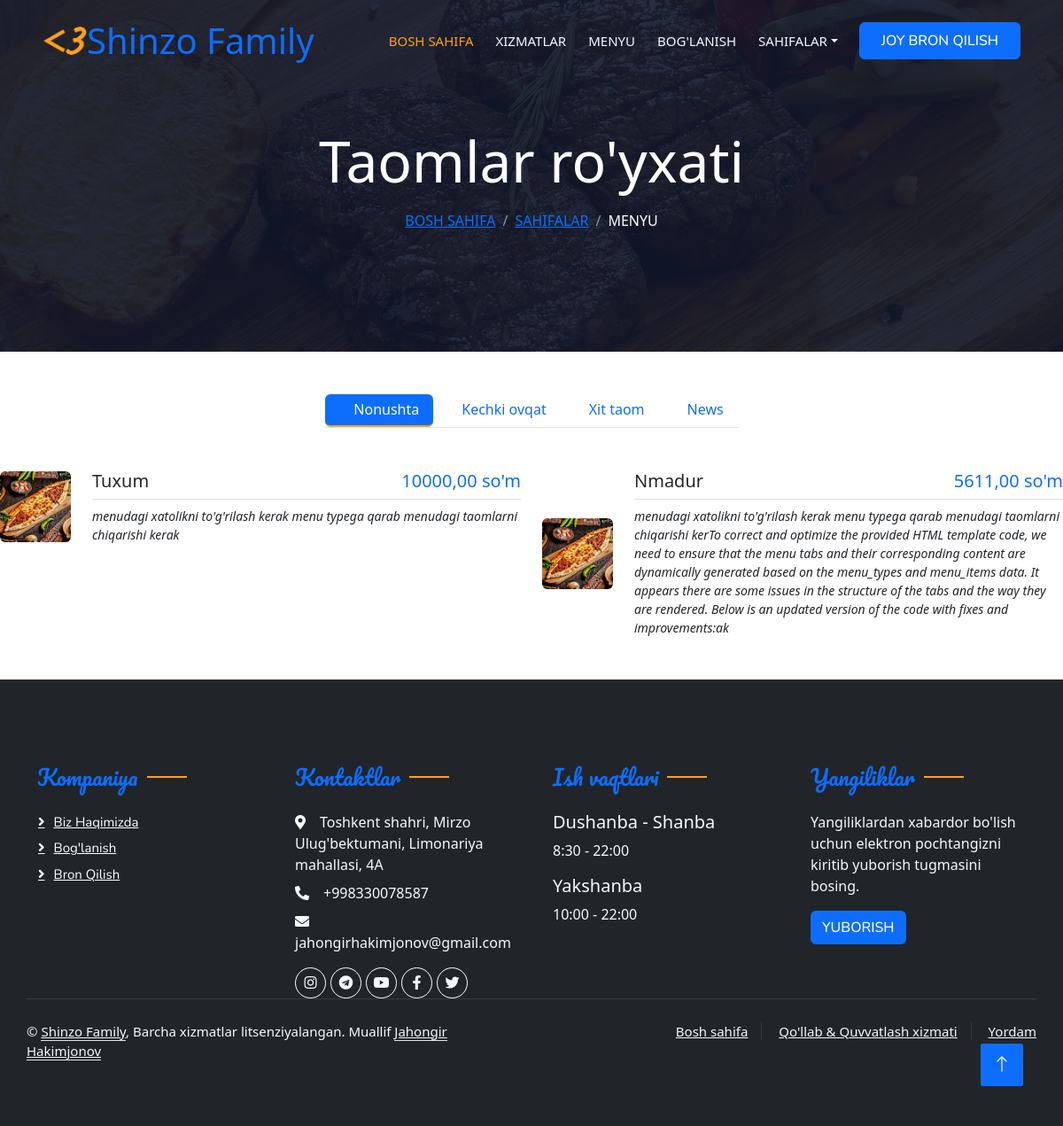
The app's page /menu/ with its own data.
### apps/restaurant/models.py (models this page shows, shortened)
class Home(AbstractBaseModel):
    name = models.CharField(max_length=255)
    title = models.CharField(max_length=255)
    description = models.TextField()
    address = models.TextField()
    phone = models.ForeignKey(
        PhoneNumbers,
        related_name="home_phone",
        on_delete=models.CASCADE,
        null=True,
        blank=True,
    )
    email = models.ForeignKey(
        Emails,
        related_name="home_email",
        on_delete=models.CASCADE,
        null=True,
        blank=True,
    )
    website = models.URLField()
    facebook = models.URLField()
    instagram = models.URLField()
    twitter = models.URLField()
    telegram = models.URLField()
    youtube = models.URLField()
    youtube_video = models.URLField()
    image = models.ImageField(upload_to="home/")
    logo = models.ImageField(upload_to="home/")
    class Meta:
        verbose_name = "Home"
        verbose_name_plural = "Home"
        db_table = "home"

class MenuType(models.Model):
    title = models.CharField(max_length=100)
    class Meta:
        verbose_name = "Menu Type"
        verbose_name_plural = "Menu Types"
        db_table = "menu_type"

class Menu(models.Model):
    menu_type = models.ForeignKey(MenuType, related_name='menu_items', on_delete=models.CASCADE)
    title = models.CharField(max_length=100)
    description = models.TextField()
    price = models.DecimalField(max_digits=8, decimal_places=2)
    image = models.ImageField(upload_to='menu_images', null=True, blank=True, default='/static/image/food.jpg')

class PhoneNumbers(AbstractBaseModel):
    title = models.CharField(max_length=255)
    phone = models.CharField(max_length=20)
    class Meta:
        verbose_name = "Phone Number"
        verbose_name_plural = "Phone Numbers"
        db_table = "phone_numbers"
    def __str__(self):
        return self.phone

class Emails(AbstractBaseModel):
    title = models.CharField(max_length=255)
    email = models.EmailField()
    class Meta:
        verbose_name = "Email"
        verbose_name_plural = "Emails"
        db_table = "emails"
    def __str__(self):
        return self.email

class WorkTime(AbstractBaseModel):
    day = models.CharField(max_length=255)
    start_time = models.TimeField()
    end_time = models.TimeField()
    class Meta:
        verbose_name = "Work Time"
        verbose_name_plural = "Work Times"
        db_table = "work_time"

### apps/restaurant/views.py (the view, shortened to what this page needs)
# urls.py: path("menu/", MenuView.as_view(), name="menu"),
class MenuView(ListView):
    template_name = 'menu.html'
    context_object_name = 'menu_types'
    form_class = UserCreateForm
    success_url = reverse_lazy("restaurant:menu")
    def get_queryset(self):
        return MenuType.objects.all()

### apps/restaurant/views.py (called while the page is built)
def worktimes(request):
    worktime = WorkTime.objects.all()
    return {"worktime": worktime}

def contacts(request):
    home = Home.objects.first()
    return {"home": home}

### templates/menu.html (shortened to what this page needs)
{% extends 'base.html' %}
{% load static %}
{% block content %}
    <div class="container-xxl py-5 bg-dark hero-header mb-5">
        <div class="container text-center my-5 pt-5 pb-4">
            <h1 class="display-3 text-white mb-3 animated slideInDown">Taomlar ro'yxati</h1>
            <nav aria-label="breadcrumb">
                <ol class="breadcrumb justify-content-center text-uppercase">
                    <li class="breadcrumb-item"><a href="{% url 'restaurant:home' %}">Bosh sahifa</a></li>
                    <li class="breadcrumb-item"><a href="#">Sahifalar</a></li>
                    <li class="breadcrumb-item text-white active" aria-current="page">Menyu</li>
                </ol>
            </nav>
        </div>
    </div>
    {% include 'section/menu_section.html' %}
{% endblock %}

### templates/base.html (shortened to what this page needs)
{% load static %}
<!DOCTYPE html>
<html lang="en" xmlns="http://www.w3.org/1999/html">
<head>
    <link href="https://cdnjs.cloudflare.com/ajax/libs/font-awesome/5.10.0/css/all.min.css" rel="stylesheet">
    <link href="https://cdn.jsdelivr.net/npm/bootstrap-icons@1.4.1/font/bootstrap-icons.css" rel="stylesheet">
    <link href="{% static 'lib/animate/animate.min.css' %}" rel="stylesheet">
    <link href="{% static 'lib/owlcarousel/assets/owl.carousel.min.css' %}" rel="stylesheet">
    <link href="{% static 'lib/tempusdominus/css/tempusdominus-bootstrap-4.min.css' %}" rel="stylesheet"/>
    <link href="{% static 'css/bootstrap.min.css' %}" rel="stylesheet">
    <link href="{% static 'css/style.css' %}" rel="stylesheet">
</head>
<body>
<div class="container-xxl bg-white p-0">
    <div class="container-xxl position-relative p-0">
        <nav class="navbar navbar-expand-lg navbar-dark bg-dark px-4 px-lg-5 py-3 py-lg-0">
            <a href="{% url 'restaurant:home' %}" class="navbar-brand p-0">
                <div class="d-flex align-items-center">
                    <img src="/media/{{ home.logo }}" alt="logo" class="img-fluid" style="height: 50px;">
                    <h1 class="text-primary m-0">{{ home.name }}</h1>
                </div>
            </a>
            <div class="collapse navbar-collapse" id="navbarCollapse">
                <div class="navbar-nav ms-auto py-0 pe-4">
                    <a href="{% url 'restaurant:home' %}" class="nav-item nav-link active">Bosh sahifa</a>
                    <a href="{% url 'restaurant:service' %}" class="nav-item nav-link">Xizmatlar</a>
                    <a href="{% url 'restaurant:menu' %}" class="nav-item nav-link">Menyu</a>
                    <a href="{% url 'restaurant:contact' %}" class="nav-item nav-link">Bog'lanish</a>
                    <div class="nav-item dropdown">
                        <a href="#" class="nav-link dropdown-toggle" data-bs-toggle="dropdown">Sahifalar</a>
                    </div>
                </div>
                <a href="{% url 'restaurant:booking' %}" class="btn btn-primary py-2 px-4">Joy bron qilish</a>
            </div>
        </nav>
    </div>
    {% block content %}
    {% endblock %}
    <div class="container-fluid bg-dark text-light footer pt-5 mt-5 wow fadeIn" data-wow-delay="0.0s">
        <div class="container py-5">
            <div class="row g-5">
                <div class="col-lg-3 col-md-6">
                    <h4 class="section-title ff-secondary text-start text-primary fw-normal mb-4">Kompaniya</h4>
                    <a class="btn btn-link" href="{% url 'restaurant:about' %}">Biz haqimizda</a>
                    <a class="btn btn-link" href="{% url 'restaurant:contact' %}">Bog'lanish</a>
                    <a class="btn btn-link" href="{% url 'restaurant:booking' %}">Bron qilish</a>
                </div>
                <div class="col-lg-3 col-md-6">
                    <h4 class="section-title ff-secondary text-start text-primary fw-normal mb-4">Kontaktlar</h4>
                    <p class="mb-2"><i class="fa fa-map-marker-alt me-3"></i>{{ home.address }}</p>
                    <p class="mb-2"><i class="fa fa-phone-alt me-3"></i>{{ home.phone }}</p>
                    <p class="mb-2"><i class="fa fa-envelope me-3"></i>{{ home.email }}</p>
                    <div class="d-flex pt-2">
                        <a class="btn btn-outline-light btn-social" href="{{ home.instagram }}"><i
                                class="fab fa-instagram"></i></a>
                        <a class="btn btn-outline-light btn-social" href="{{ home.telegram }}"><i
                                class="fab fa-telegram"></i></a>
                        <a class="btn btn-outline-light btn-social" href="{{ home.youtube }}"><i
                                class="fab fa-youtube"></i></a>
                        <a class="btn btn-outline-light btn-social" href="{{ home.facebook }}"><i
                                class="fab fa-facebook-f"></i></a>
                        <a class="btn btn-outline-light btn-social" href="{{ home.twitter }}"><i
                                class="fab fa-twitter"></i></a>
                    </div>
                </div>
                <div class="col-lg-3 col-md-6">
                    <h4 class="section-title ff-secondary text-start text-primary fw-normal mb-4">Ish vaqtlari</h4>
                    {% for time in worktime %}
                        <h5 class="text-light fw-normal">{{ time.day }}</h5>
                        <p>{{ time.start_time }} - {{ time.end_time }}</p>
                    {% endfor %}
                </div>
                <div class="col-lg-3 col-md-6">
                    <h4 class="section-title ff-secondary text-start text-primary fw-normal mb-4">Yangiliklar</h4>
                    <p>Yangiliklardan xabardor bo'lish uchun elektron pochtangizni kiritib yuborish tugmasini
                        bosing.</p>
                    <form method="post">
                        <div class="input-group mb-3">
                            <button type="submit" class="btn btn-primary">Yuborish</button>
                        </div>
                    </form>
                </div>
                <div class="container">
                    <div class="copyright">
                        <div class="row">
                            <div class="col-md-6 text-center text-md-start mb-3 mb-md-0">
                                &copy; <a class="border-bottom" href="{% url 'restaurant:home' %}">{{ home.name }}</a>,
                                Barcha xizmatlar
                                litsenziyalangan.
                                Muallif <a class="border-bottom" href="https://github.com/JahongirHakimjonov"> Jahongir
                                Hakimjonov</a>
                            </div>
                            <div class="col-md-6 text-center text-md-end">
                                <div class="footer-menu">
                                    <a href="{% url 'restaurant:home' %}">Bosh sahifa</a>
                                    <a href="">Qo'llab & Quvvatlash xizmati</a>
                                    <a href="{% url 'restaurant:contact' %}">Yordam</a>
                                </div>
                            </div>
                        </div>
                    </div>
                </div>
            </div>
            <a href="" class="btn btn-lg btn-primary btn-lg-square back-to-top"><i class="bi bi-arrow-up"></i></a>
        </div>
    </div>
</body>
</html>

### templates/section/menu_section.html (shortened to what this page needs)
<div class="tab-class text-center wow fadeInUp" data-wow-delay="0.1s">
    <ul class="nav nav-pills d-inline-flex justify-content-center border-bottom mb-5">
        {% for menu_type in menu_types %}
            <li class="nav-item">
                <a class="nav-link {% if forloop.first %}active{% endif %}" data-bs-toggle="pill"
                   href="#tab-{{ forloop.counter }}">
                    <div class="ps-3">
                        <h6 class="mt-n1 mb-0">{{ menu_type.title }}</h6>
                    </div>
                </a>
            </li>
        {% endfor %}
    </ul>
    <div class="tab-content">
        {% for menu_type in menu_types %}
            <div id="tab-{{ forloop.counter }}" class="tab-pane fade {% if forloop.first %}show active{% endif %}">
                <div class="row g-4">
                    {% for menu_item in menu_type.menu_items.all %}
                        <div class="col-lg-6">
                            <div class="d-flex align-items-center">
                                <img class="flex-shrink-0 img-fluid rounded" src="{{ menu_item.image }}"
                                     alt="{{ menu_item.title }}" style="width: 80px;">
                                <div class="w-100 d-flex flex-column text-start ps-4">
                                    <h5 class="d-flex justify-content-between border-bottom pb-2">
                                        <span>{{ menu_item.title }}</span>
                                        <span class="text-primary">{{ menu_item.price }} so'm</span>
                                    </h5>
                                    <small class="fst-italic">{{ menu_item.description }}</small>
                                </div>
                            </div>
                        </div>
                    {% endfor %}
                </div>
            </div>
        {% endfor %}
    </div>
</div>
</div>

### static/css/style.css (style rules this page uses)
:root { --primary: #FEA116; --light: #F1F8FF; --dark: #0F172B; }
.ff-secondary { font-family: 'Pacifico', cursive; }
.back-to-top { position: fixed; display: none; right: 45px; bottom: 45px; z-index: 99; }
.btn { font-family: 'Nunito', sans-serif; font-weight: 500; text-transform: uppercase; transition: .5s; }
.btn.btn-primary, .btn.btn-secondary { color: #FFFFFF; }
.btn-lg-square { width: 48px; height: 48px; }
.btn-square, .btn-sm-square, .btn-lg-square { padding: 0; display: flex; align-items: center; justify-content: center; font-weight: normal; border-radius: 2px; }
.navbar-dark .navbar-nav .nav-link { position: relative; margin-left: 25px; padding: 35px 0; font-size: 15px; color: var(--light) !important; text-transform: uppercase; font-weight: 500; outline: none; transition: .5s; }
.navbar-dark .navbar-nav .nav-link:hover, .navbar-dark .navbar-nav .nav-link.active { color: var(--primary) !important; }
.navbar-dark .navbar-brand img { max-height: 60px; transition: .5s; }
@media (min-width: 992px) { .navbar-dark { position: absolute; width: 100%; top: 0; left: 0; z-index: 999; background: transparent !important; } }
.hero-header { background: linear-gradient(rgba(15, 23, 43, .9), rgba(15, 23, 43, .9)), url(../img/bg-hero.jpg); background-position: center center; background-repeat: no-repeat; background-size: cover; }
.breadcrumb-item + .breadcrumb-item::before { color: rgba(255, 255, 255, .5); }
.section-title { position: relative; display: inline-block; }
.section-title::before { position: absolute; content: ""; width: 45px; height: 2px; top: 50%; left: -55px; margin-top: -1px; background: var(--primary); }
.section-title::after { position: absolute; content: ""; width: 45px; height: 2px; top: 50%; right: -55px; margin-top: -1px; background: var(--primary); }
.section-title.text-start::before, .section-title.text-end::after { display: none; }
.nav-pills .nav-item .active { border-bottom: 2px solid var(--primary); }
.footer .btn.btn-social { margin-right: 5px; width: 35px; height: 35px; display: flex; align-items: center; justify-content: center; color: var(--light); border: 1px solid #FFFFFF; border-radius: 35px; transition: .3s; }
.footer .btn.btn-link { display: block; margin-bottom: 5px; padding: 0; text-align: left; color: #FFFFFF; font-size: 15px; font-weight: normal; text-transform: capitalize; transition: .3s; }
.footer .btn.btn-link::before { position: relative; content: "\f105"; font-family: "Font Awesome 5 Free"; font-weight: 900; margin-right: 10px; }
.footer .copyright { padding: 25px 0; font-size: 15px; border-top: 1px solid rgba(256, 256, 256, .1); }
.footer .copyright a { color: var(--light); }
.footer .footer-menu a { margin-right: 15px; padding-right: 15px; border-right: 1px solid rgba(255, 255, 255, .1); }
.footer .footer-menu a:last-child { margin-right: 0; padding-right: 0; border-right: none; }

### records on screen
Home: logo (picture), name "Shinzo Family", address "Toshkent shahri, Mirzo Ulug'bektumani, Limonariya mahallasi, 4A", phone "+998330078587", email "jahongirhakimjonov@gmail.com"
MenuType: title "Nonushta"
MenuType: title "Kechki ovqat"
MenuType: title "Xit taom"
MenuType: title "News"
Menu: image (picture), title "Tuxum", price "10000,00", description "menudagi xatolikni to'g'rilash kerak menu typega qarab menudagi taomlarni chiqarishi kerak"
Menu: image (picture), title "Nmadur", price "5611,00", description "menudagi xatolikni to'g'rilash kerak menu typega qarab menudagi taomlarni chiqarishi kerTo correct and optimize the provided HTML template code, we need to ensure that the menu tabs and their corresponding content are dynamically generated based on the menu_types and menu_items data. It appears there are some issues in the structure of the tabs and the way they are rendered. Below is an updated version of the code with fixes and improvements:ak"
WorkTime: day "Dushanba - Shanba", start_time "8:30", end_time "22:00"
WorkTime: day "Yakshanba", start_time "10:00", end_time "22:00"
